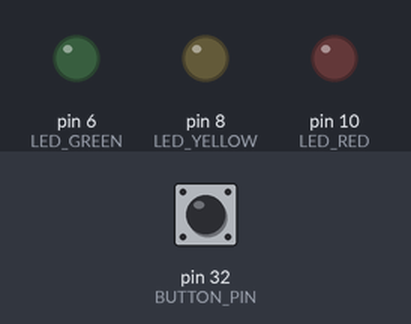
A sketch run on a simulated Arduino Mega 2560, built with avr-gcc and run on an emulated ATmega2560. On the bench: output pins drawn as LEDs (lit = HIGH). The inputs (shaded band) are chosen by the test bench; at power-on: pin 32 (BUTTON_PIN) HIGH.

Above: at 6.8 s.
6.9 s: pin 32 (BUTTON_PIN) pulled LOW for 3 s
At 9.5 s:
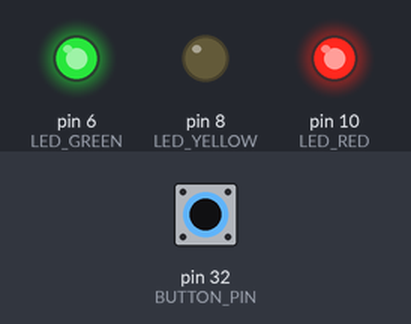
11.4 s: pin 32 (BUTTON_PIN) pulled LOW for 3 s
At 13.0 s:
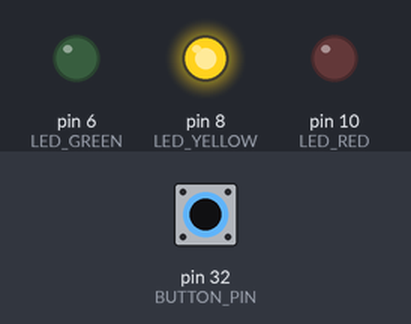
Timing chart, 0 to 14.5 s (numbered marks = the images above; inputs shaded):
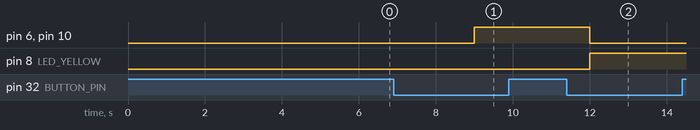

The sketch:

3_LEDs_Blink.ino
```cpp
#define LED_RED 10
#define LED_YELLOW 8
#define LED_GREEN 6
#define BUTTON_PIN 32

int led_State = 1;

void setup() {
  pinMode(32,INPUT);
  pinMode(6,OUTPUT);
  pinMode(8,OUTPUT);
  pinMode(10,OUTPUT);
}

void loop() {
  if (digitalRead(BUTTON_PIN) == LOW){
    if (led_State == 1){
      digitalWrite(LED_RED,HIGH);
      digitalWrite(LED_YELLOW,LOW);
      digitalWrite(LED_GREEN,HIGH);
      led_State = 2;
    }
  else {
      digitalWrite(LED_RED,LOW);
      digitalWrite(LED_YELLOW,HIGH);
      digitalWrite(LED_GREEN,LOW);
      led_State = 1;

    }

  }
  delay(3000);


  // if (digitalRead(BUTTON_PIN) == LOW){
  //   digitalWrite(LED_RED,HIGH);
  //   digitalWrite(LED_YELLOW,LOW);
  //   digitalWrite(LED_GREEN,HIGH);
  //   delay(3000);
  // }
  // if (digitalRead(BUTTON_PIN) == LOW){
  //   digitalWrite(LED_RED,LOW);
  //   digitalWrite(LED_YELLOW,HIGH);
  //   digitalWrite(LED_GREEN,LOW);
  //   delay(3000);
  // }
}
```

Measured:
- after the input at 6.9 s, pin 6 (LED_GREEN), pin 10 (LED_RED): LOW → HIGH after 2.1 s
- after the input at 11.4 s, pin 6 (LED_GREEN), pin 10 (LED_RED): HIGH → LOW after 0.60 s; pin 8 (LED_YELLOW): LOW → HIGH after 0.60 s
